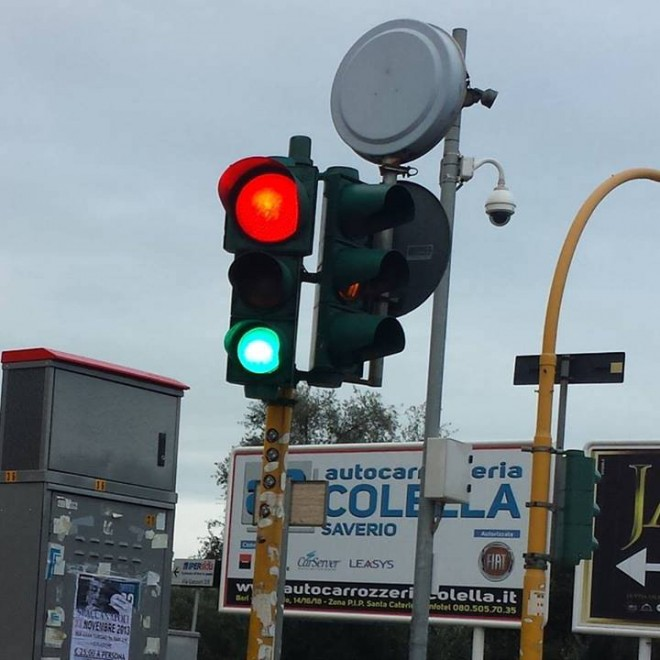
#> input picture teste.jfif, 660 x 660 px
$ python rotation.py --image teste.jfif
#> lines starting #> are read from the running program, lines starting #| are printed output that depends on the picture
import numpy as np
import argparse
import imutils
import cv2


ap = argparse.ArgumentParser()
ap.add_argument("-i", "--image", required=True, help="Path to the image")
args = vars(ap.parse_args())

image = cv2.imread(args["image"])
#> image is the input picture: shape (660, 660, 3); mean B, G, R 137.7, 131.5, 122.3
cv2.imshow("original", image)

(h,w) = image.shape[:2]
#> h = 660; w = 660
center = (w//2, h//2)
#> center = (330, 330)

M = cv2.getRotationMatrix2D(center, 45, 1.0)
rotated = cv2.warpAffine(image, M, (w,h))
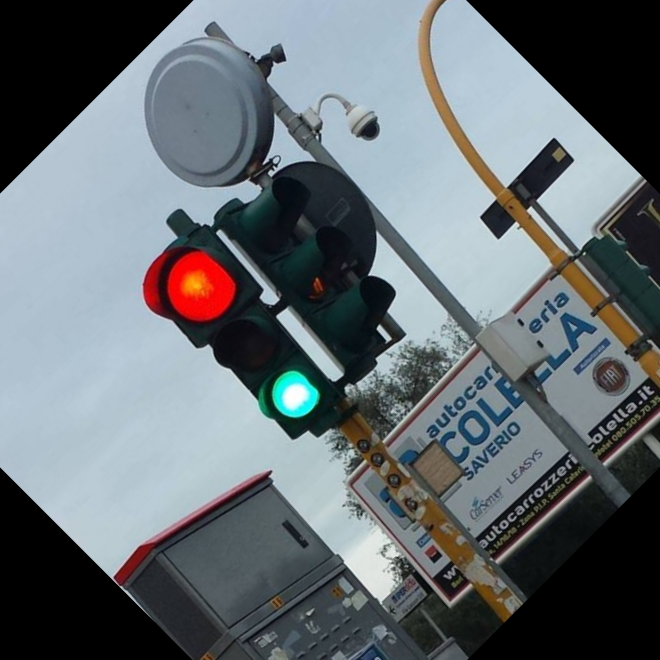
#> rotated: shape (660, 660, 3); mean B, G, R 114.1, 109.4, 101.9
cv2.imshow("Rotated by 45 degrees",rotated)

M = cv2.getRotationMatrix2D(center,-90,1.0)
rotated = cv2.warpAffine(image, M, (w,h))
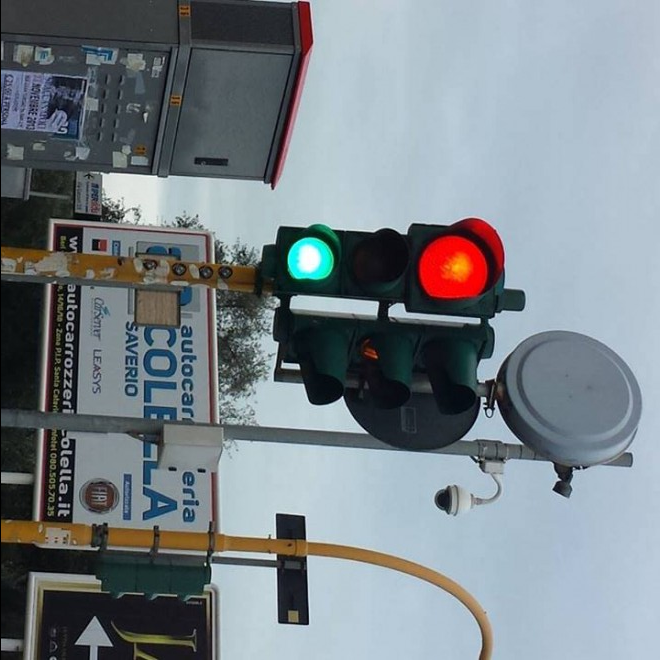
#> rotated: shape (660, 660, 3); mean B, G, R 137.3, 131.2, 122.1
cv2.imshow("rotated by -90 degrees", rotated)
rotated = imutils.rotate(image,180)
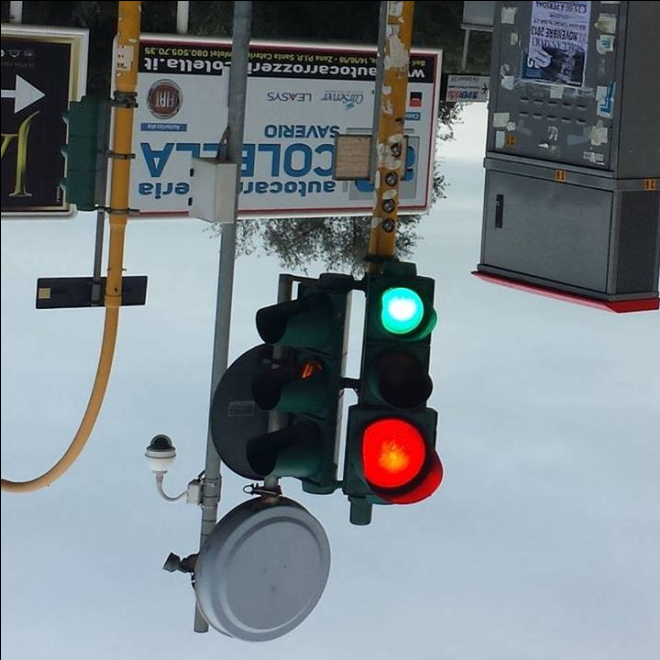
#> rotated: shape (660, 660, 3); mean B, G, R 137.1, 131, 121.8
cv2.imshow("rotated by 180 degrees", rotated)
cv2.waitKey(0)
